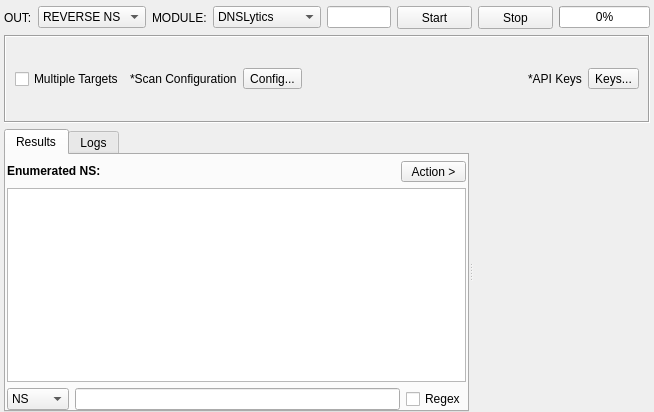
<?xml version="1.0" encoding="UTF-8"?>
<ui version="4.0">
 <class>NSEnum</class>
 <widget class="QWidget" name="NSEnum">
  <property name="geometry">
   <rect>
    <x>0</x>
    <y>0</y>
    <width>654</width>
    <height>412</height>
   </rect>
  </property>
  <property name="windowTitle">
   <string>NS Record Tool</string>
  </property>
  <layout class="QVBoxLayout" name="verticalLayout_2">
   <property name="leftMargin">
    <number>4</number>
   </property>
   <property name="topMargin">
    <number>6</number>
   </property>
   <property name="rightMargin">
    <number>4</number>
   </property>
   <property name="bottomMargin">
    <number>0</number>
   </property>
   <item>
    <layout class="QHBoxLayout" name="horizontalLayout">
     <item>
      <widget class="QLabel" name="labelOut">
       <property name="text">
        <string>OUT:</string>
       </property>
      </widget>
     </item>
     <item>
      <widget class="QComboBox" name="comboBoxOption">
       <property name="minimumSize">
        <size>
         <width>0</width>
         <height>0</height>
        </size>
       </property>
       <item>
        <property name="text">
         <string>REVERSE NS</string>
        </property>
       </item>
      </widget>
     </item>
     <item>
      <widget class="QLabel" name="labelModule">
       <property name="text">
        <string>MODULE:</string>
       </property>
      </widget>
     </item>
     <item>
      <widget class="QComboBox" name="comboBoxEngine">
       <property name="minimumSize">
        <size>
         <width>0</width>
         <height>0</height>
        </size>
       </property>
       <item>
        <property name="text">
         <string>DNSLytics</string>
        </property>
       </item>
       <item>
        <property name="text">
         <string>SpyOnWeb</string>
        </property>
       </item>
       <item>
        <property name="text">
         <string>ViewDns</string>
        </property>
       </item>
       <item>
        <property name="text">
         <string>WhoIsXMLAPI</string>
        </property>
       </item>
       <item>
        <property name="text">
         <string>DomainTools</string>
        </property>
       </item>
      </widget>
     </item>
     <item>
      <widget class="QLineEdit" name="lineEditTarget"/>
     </item>
     <item>
      <widget class="QPushButton" name="buttonStart">
       <property name="minimumSize">
        <size>
         <width>75</width>
         <height>23</height>
        </size>
       </property>
       <property name="sizeIncrement">
        <size>
         <width>0</width>
         <height>0</height>
        </size>
       </property>
       <property name="text">
        <string>Start</string>
       </property>
      </widget>
     </item>
     <item>
      <widget class="QPushButton" name="buttonStop">
       <property name="minimumSize">
        <size>
         <width>75</width>
         <height>23</height>
        </size>
       </property>
       <property name="sizeIncrement">
        <size>
         <width>0</width>
         <height>0</height>
        </size>
       </property>
       <property name="text">
        <string>Stop</string>
       </property>
      </widget>
     </item>
     <item>
      <widget class="QProgressBar" name="progressBar">
       <property name="value">
        <number>0</number>
       </property>
      </widget>
     </item>
    </layout>
   </item>
   <item>
    <widget class="QFrame" name="frame">
     <property name="frameShape">
      <enum>QFrame::Box</enum>
     </property>
     <property name="frameShadow">
      <enum>QFrame::Sunken</enum>
     </property>
     <layout class="QHBoxLayout" name="horizontalLayout_2">
      <item>
       <widget class="QCheckBox" name="checkBoxMultipleTargets">
        <property name="text">
         <string>Multiple Targets</string>
        </property>
       </widget>
      </item>
      <item>
       <widget class="QLabel" name="label_2">
        <property name="text">
         <string>*Scan Configuration</string>
        </property>
       </widget>
      </item>
      <item>
       <widget class="QToolButton" name="buttonConfig">
        <property name="text">
         <string>Config...</string>
        </property>
       </widget>
      </item>
      <item>
       <spacer name="horizontalSpacer">
        <property name="orientation">
         <enum>Qt::Horizontal</enum>
        </property>
        <property name="sizeHint" stdset="0">
         <size>
          <width>396</width>
          <height>20</height>
         </size>
        </property>
       </spacer>
      </item>
      <item>
       <widget class="QLabel" name="label_17">
        <property name="text">
         <string>*API Keys</string>
        </property>
       </widget>
      </item>
      <item>
       <widget class="QToolButton" name="buttoApiKeys">
        <property name="text">
         <string>Keys...</string>
        </property>
       </widget>
      </item>
     </layout>
    </widget>
   </item>
   <item>
    <widget class="QSplitter" name="splitter">
     <property name="orientation">
      <enum>Qt::Horizontal</enum>
     </property>
     <widget class="QTabWidget" name="tabWidget">
      <property name="currentIndex">
       <number>0</number>
      </property>
      <widget class="QWidget" name="tabResults">
       <attribute name="title">
        <string>Results</string>
       </attribute>
       <layout class="QVBoxLayout" name="verticalLayout">
        <property name="leftMargin">
         <number>1</number>
        </property>
        <property name="topMargin">
         <number>6</number>
        </property>
        <property name="rightMargin">
         <number>1</number>
        </property>
        <property name="bottomMargin">
         <number>0</number>
        </property>
        <item>
         <layout class="QHBoxLayout" name="horizontalLayout_3">
          <item>
           <widget class="QLabel" name="label_3">
            <property name="sizePolicy">
             <sizepolicy hsizetype="Maximum" vsizetype="Maximum">
              <horstretch>0</horstretch>
              <verstretch>0</verstretch>
             </sizepolicy>
            </property>
            <property name="font">
             <font>
              <weight>75</weight>
              <bold>true</bold>
             </font>
            </property>
            <property name="text">
             <string>Enumerated NS:</string>
            </property>
           </widget>
          </item>
          <item>
           <widget class="QLabel" name="labelResultsCount">
            <property name="sizePolicy">
             <sizepolicy hsizetype="Preferred" vsizetype="Preferred">
              <horstretch>0</horstretch>
              <verstretch>0</verstretch>
             </sizepolicy>
            </property>
            <property name="text">
             <string/>
            </property>
           </widget>
          </item>
          <item>
           <widget class="QToolButton" name="buttonAction">
            <property name="minimumSize">
             <size>
              <width>65</width>
              <height>20</height>
             </size>
            </property>
            <property name="text">
             <string>Action &gt;</string>
            </property>
           </widget>
          </item>
         </layout>
        </item>
        <item>
         <widget class="QTreeView" name="treeViewResults">
          <property name="font">
           <font>
            <family>MS Shell Dlg 2</family>
            <pointsize>8</pointsize>
           </font>
          </property>
          <property name="contextMenuPolicy">
           <enum>Qt::CustomContextMenu</enum>
          </property>
          <property name="acceptDrops">
           <bool>false</bool>
          </property>
          <property name="alternatingRowColors">
           <bool>true</bool>
          </property>
          <property name="selectionMode">
           <enum>QAbstractItemView::ExtendedSelection</enum>
          </property>
          <property name="selectionBehavior">
           <enum>QAbstractItemView::SelectItems</enum>
          </property>
          <attribute name="headerCascadingSectionResizes">
           <bool>true</bool>
          </attribute>
          <attribute name="headerMinimumSectionSize">
           <number>220</number>
          </attribute>
          <attribute name="headerDefaultSectionSize">
           <number>220</number>
          </attribute>
          <attribute name="headerHighlightSections">
           <bool>true</bool>
          </attribute>
         </widget>
        </item>
        <item>
         <layout class="QHBoxLayout" name="horizontalLayout_4">
          <item>
           <widget class="QComboBox" name="comboBoxFilter">
            <property name="minimumSize">
             <size>
              <width>0</width>
              <height>0</height>
             </size>
            </property>
            <item>
             <property name="text">
              <string>NS</string>
             </property>
            </item>
            <item>
             <property name="text">
              <string>Value</string>
             </property>
            </item>
           </widget>
          </item>
          <item>
           <widget class="QLineEdit" name="lineEditFilter"/>
          </item>
          <item>
           <widget class="QCheckBox" name="checkBoxRegex">
            <property name="text">
             <string>Regex</string>
            </property>
           </widget>
          </item>
         </layout>
        </item>
       </layout>
      </widget>
      <widget class="QWidget" name="tabLogs">
       <attribute name="title">
        <string>Logs</string>
       </attribute>
       <layout class="QVBoxLayout" name="verticalLayout_3">
        <property name="leftMargin">
         <number>1</number>
        </property>
        <property name="topMargin">
         <number>2</number>
        </property>
        <property name="rightMargin">
         <number>1</number>
        </property>
        <property name="bottomMargin">
         <number>0</number>
        </property>
        <item>
         <widget class="QPlainTextEdit" name="plainTextEditLogs"/>
        </item>
       </layout>
      </widget>
     </widget>
     <widget class="InputWidget" name="targets" native="true">
      <property name="minimumSize">
       <size>
        <width>0</width>
        <height>150</height>
       </size>
      </property>
     </widget>
    </widget>
   </item>
  </layout>
 </widget>
 <customwidgets>
  <customwidget>
   <class>InputWidget</class>
   <extends>QWidget</extends>
   <header>src/widgets/InputWidget.h</header>
   <container>1</container>
  </customwidget>
 </customwidgets>
 <resources/>
 <connections/>
</ui>
